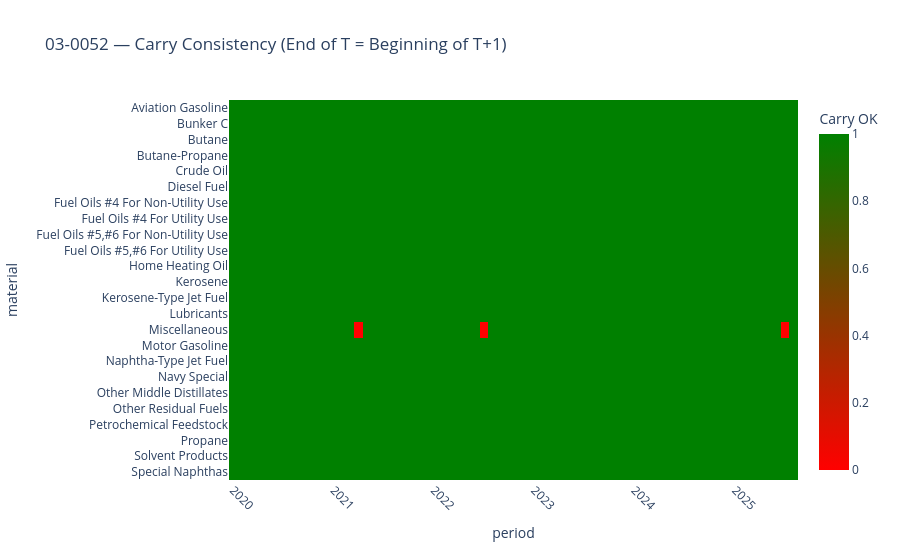

Source (notebook cell):
### Code cell
# ── 1b  Carry check: End of Month T == Beginning of Month T+1 ───────────────
# Sort per product chronologically so shift() steps month-by-month
CARRY_TOL = 2   # barrels — same tolerance as the within-month balance check

chk = raw.sort_values(['material', 'date']).copy()
chk['prev_end']   = chk.groupby('material')['Storage End of Month'].shift(1)
chk['carry_diff'] = (chk['Storage Beginning of Month'] - chk['prev_end']).abs()
# First month per product has no previous → always OK
chk['carry_ok']   = chk['carry_diff'].lt(CARRY_TOL) | chk['prev_end'].isna()

# Heat-map: one cell per (product × month), green = carry OK, red = mismatch
pivot_carry = chk.pivot_table(
    index='material', columns='period', values='carry_ok', aggfunc='min'
).astype(float)
pivot_carry.columns = pivot_carry.columns.astype(str)   # Period → str so Plotly can serialize

fig = px.imshow(
    pivot_carry,
    color_continuous_scale=['red', 'green'],
    aspect='auto',
    title=f'{REFINERY_NAME} — Carry Consistency (End of T = Beginning of T+1)',
    labels=dict(color='Carry OK'),
    zmin=0, zmax=1,
)
fig.update_xaxes(tickangle=45)
fig.show()

# ── 1c  Flagged carry mismatches ─────────────────────────────────────────────
carry_fail = chk[~chk['carry_ok']].copy()
n_carry_fail = len(carry_fail)
print(f'Carry mismatches : {n_carry_fail}  (out of {len(chk) - chk["prev_end"].isna().sum()} comparable pairs)')

if n_carry_fail:
    display(
        carry_fail[['date', 'material', 'prev_end', 'Storage Beginning of Month', 'carry_diff']]
        .rename(columns={
            'prev_end'                      : 'Prev Month End Storage',
            'Storage Beginning of Month'    : 'This Month Begin Storage',
            'carry_diff'                    : 'Discrepancy (bbls)',
        })
        .sort_values('Discrepancy (bbls)', ascending=False)
        .reset_index(drop=True)
    )

# ── 1d  Combined quality summary per product ─────────────────────────────────
# One row per product: within-month balance pass-rate + cross-month carry pass-rate
qual = (
    chk.groupby('material')
    .apply(lambda g: pd.Series({
        'months_active'  : int((g[numeric_cols].sum(axis=1) > 0).sum()),
        'balance_ok_pct' : round(g.loc[g[numeric_cols].sum(axis=1) > 0, 'balanced'].mean() * 100, 1)
                          if (g[numeric_cols].sum(axis=1) > 0).any() else float('nan'),
        'carry_ok_pct'   : round(g.loc[~g['prev_end'].isna(), 'carry_ok'].mean() * 100, 1)
                          if (~g['prev_end'].isna()).any() else float('nan'),
        'carry_fails'    : int((~g['carry_ok'] & ~g['prev_end'].isna()).sum()),
    }), include_groups=False)
    .sort_values('carry_ok_pct')
)
print('\nPer-product quality (sorted by worst carry consistency):')
display(qual)

### Figure 1 — Plotly figure (JSON) as saved in the notebook; plotly's stock layout.template omitted (floating-point values rounded to 4 significant figures; data arrays with more than 128 entries replaced by an {"elided": "..."} marker saying what was removed)
{"data": [{"coloraxis": "coloraxis", "hovertemplate": "period: %{x}<br>material: %{y}<br>Carry OK: %{z}<extra></extra>", "name": "0", "type": "heatmap", "x": ["2020-01", "2020-02", "2020-03", "2020-04", "2020-05", "2020-06", "2020-07", "2020-08", "2020-09", "2020-10", "2020-11", "2020-12", "2021-01", "2021-02", "2021-03", "2021-04", "2021-05", "2021-06", "2021-07", "2021-08", "2021-09", "2021-10", "2021-11", "2021-12", "2022-01", "2022-02", "2022-03", "2022-04", "2022-05", "2022-06", "2022-07", "2022-08", "2022-09", "2022-10", "2022-11", "2022-12", "2023-01", "2023-02", "2023-03", "2023-04", "2023-05", "2023-06", "2023-07", "2023-08", "2023-09", "2023-10", "2023-11", "2023-12", "2024-01", "2024-02", "2024-03", "2024-04", "2024-05", "2024-06", "2024-07", "2024-08", "2024-09", "2024-10", "2024-11", "2024-12", "2025-01", "2025-02", "2025-03", "2025-04", "2025-05", "2025-06", "2025-07", "2025-08"], "xaxis": "x", "y": ["Aviation Gasoline", "Bunker C", "Butane", "Butane-Propane", "Crude Oil", "Diesel Fuel", "Fuel Oils #4 For Non-Utility Use", "Fuel Oils #4 For Utility Use", "Fuel Oils #5,#6 For Non-Utility Use", "Fuel Oils #5,#6 For Utility Use", "Home Heating Oil", "Kerosene", "Kerosene-Type Jet Fuel", "Lubricants", "Miscellaneous", "Motor Gasoline", "Naphtha-Type Jet Fuel", "Navy Special", "Other Middle Distillates", "Other Residual Fuels", "Petrochemical Feedstock", "Propane", "Solvent Products", "Special Naphthas"], "yaxis": "y", "z": {"elided": "24x68 float values"}}], "layout": {"coloraxis": {"cmax": 1, "cmin": 0, "colorbar": {"title": {"text": "Carry OK"}}, "colorscale": [[0, "red"], [1, "green"]]}, "title": {"text": "03-0052 — Carry Consistency (End of T = Beginning of T+1)"}, "xaxis": {"anchor": "y", "domain": [0, 1], "tickangle": 45, "title": {"text": "period"}}, "yaxis": {"anchor": "x", "autorange": "reversed", "domain": [0, 1], "title": {"text": "material"}}}}
